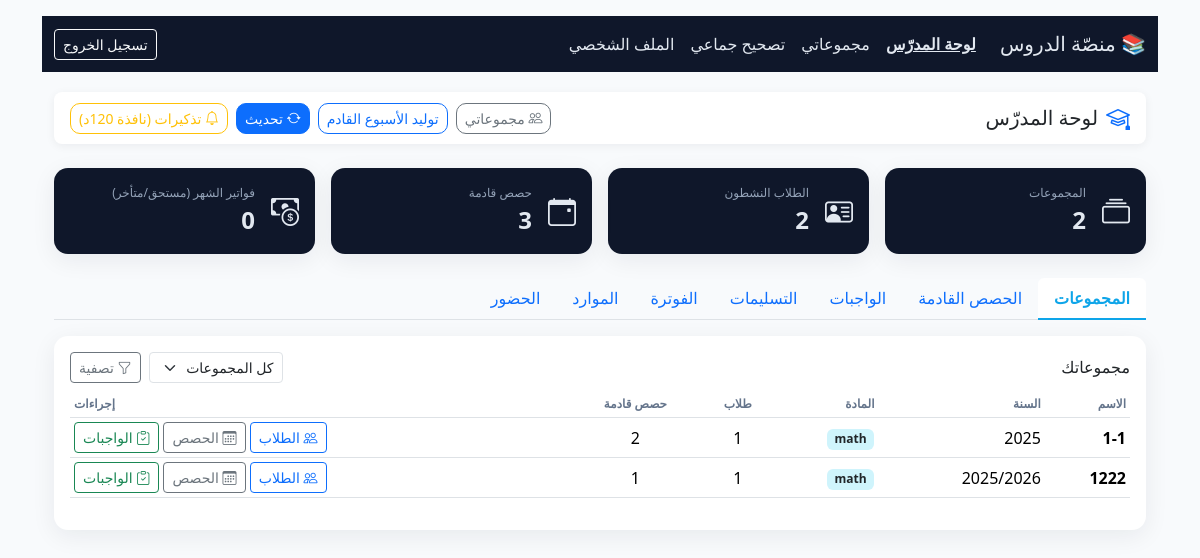
Page /dashboard/ (signed in) on the earlier database version.
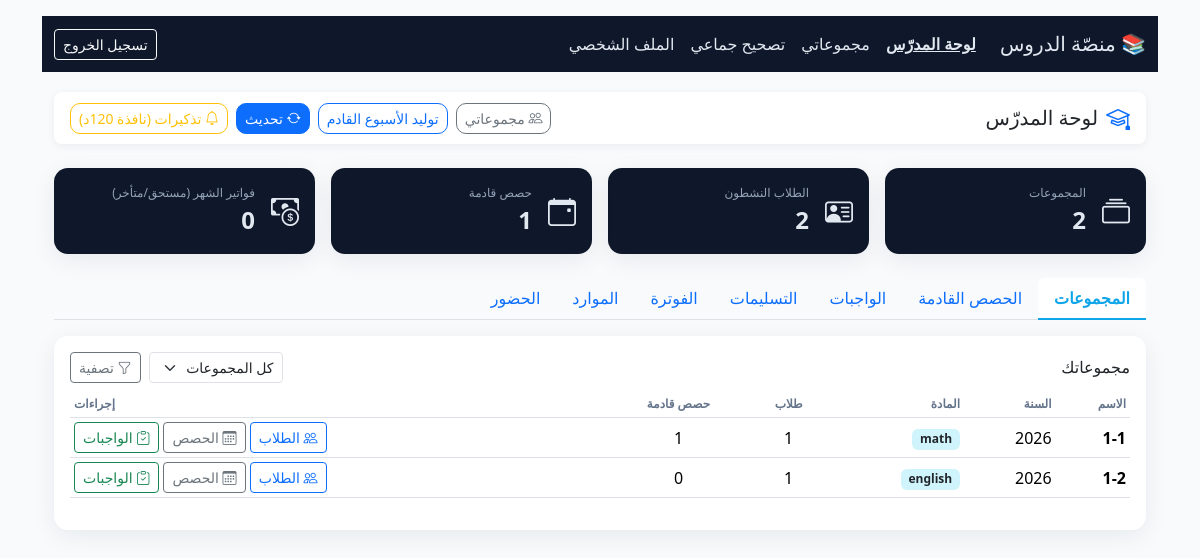
Same page on the later database version.
### core/models.py (models this page shows, shortened)
class Group(models.Model):
    class Grade(models.TextChoices):
        G1 = "G1", _("الصف 1 الابتدائي")
        G2 = "G2", _("الصف 2 الابتدائي")
        G3 = "G3", _("الصف 3 الابتدائي  ")
        G4 = "G4", _("الصف 4 الابتدائي")
        G5 = "G5", _("الصف 5 الابتدائي")
        G6 = "G6",_("الصف 1 الاعدادي")
        G7 = "G7", _("الصف 2 الاعدادي")
        G8 = "G8", _("الصف 3 الاعدادي")
        G9 = "G9", _("الصف 1 الثانوي")
        G10 = "G10",_("الصف 2 الثانوي")
        G11 = "G11", _("الصف 3 الثانوي")
        OTHER = "OTHER", _("أخرى")
    academic_year = models.ForeignKey(
        AcademicYear,
        on_delete=models.CASCADE,
        related_name="groups",
        verbose_name=_("السنة الدراسية"),
    )
    name = models.CharField(_("اسم المجموعة"), max_length=100)
    grade = models.CharField(_("الصف الدراسي"), max_length=10, choices=Grade.choices)
    capacity = models.PositiveIntegerField(_("السعة"), default=30)
    teacher = models.ForeignKey(
        TeacherProfile,
        on_delete=models.PROTECT,
        related_name="teachergroups",
        verbose_name=_("المدرّس"),
    )
    subject = models.ForeignKey(
        Subject,
        on_delete=models.PROTECT,
        null=False,
        blank=False,
        related_name="groupssubject",
        verbose_name=_("المادة (افتراضي)"),
    )
    note = models.TextField(_("ملاحظات"), blank=True)
    class Meta:
        verbose_name = _("مجموعة")
        verbose_name_plural = _("مجموعات")
        unique_together = ("academic_year", "name")

class AcademicYear(models.Model):
    name = models.CharField(_("اسم السنة"), max_length=50)  # مثال: 2025/2026
    start_date = models.DateField(_("تاريخ البداية"))
    end_date = models.DateField(_("تاريخ النهاية"))
    is_active = models.BooleanField(_("مفعّلة؟"), default=True)
    class Meta:
        verbose_name = _("سنة دراسية")
        verbose_name_plural = _("سنوات دراسية")
        unique_together = ("name", "start_date", "end_date")

class Subject(models.Model):
    name = models.CharField(_("اسم المادة"), max_length=100, unique=True)
    is_active = models.BooleanField(_("مفعّلة"), default=True)
    color = models.CharField(
        _("لون اختياري (hex)"), max_length=7, blank=True
    )  # مثل #0ea5e9
    class Meta:
        verbose_name = _("مادة")
        verbose_name_plural = _("مواد")
        ordering = ["name"]

### core/views.py (the view)
    @login_required
    def _wrapped(request, *args, **kwargs):
        teacher = _get_teacher(request.user)
        if not teacher:
            return redirect("/admin/")
        request.teacher = teacher
        return view_func(request, *args, **kwargs)

### core/context_processors.py (called while the page is built)
def user_roles(request):
    u = getattr(request, "user", None)
    return {
        "is_auth": bool(u and u.is_authenticated),
        "is_teacher": bool(u and u.is_authenticated and hasattr(u, "teacherprofile")),
        "is_parent": bool(u and u.is_authenticated and hasattr(u, "parent_profile")),
        "is_student": bool(u and u.is_authenticated and hasattr(u, "student_profile")),
    }

### core/queries.py (called while the page is built)
def attendance_window_q(date_from: date, date_to: date):
    q = Q()
    if date_from:
        q &= Q(session__date__gte=date_from)
    if date_to:
        q &= Q(session__date__lte=date_to)
    return q

def pct(num, den):
    if not den:
        return 0
    return round((num / den) * 100, 2)

### core/templatetags/misc.py (called while the page is built)
@register.filter
def get_item(d, key):
    try:
        return d.get(key)
    except Exception:
        return None

### core/views.py (called while the page is built)
def paginate(request, qs, per_page=10, page_param="page"):
    pg = Paginator(qs, per_page)
    return pg.get_page(request.GET.get(page_param))

def _get_teacher(user):
    try:
        return TeacherProfile.objects.get(user=user)
    except TeacherProfile.DoesNotExist:
        return None

### core/templates/core/teacher_dashboard.html (shortened to what the changed rows need)
{% extends "base.html" %}
{% load querystring %}
{% load misc %}
{% block content %}
<!doctype html>
<html lang="ar" dir="rtl">
<head>
<link href="https://cdn.jsdelivr.net/npm/bootstrap@5.3.3/dist/css/bootstrap.rtl.min.css" rel="stylesheet">
<link href="https://cdn.jsdelivr.net/npm/bootstrap-icons@1.11.3/font/bootstrap-icons.css" rel="stylesheet">
</head>
<body class="container py-3">
  <div class="toolbar rounded-3 px-3 py-2 mb-4">
    <div class="d-flex justify-content-between align-items-center">
      <div class="d-flex align-items-center gap-2">
        <h1 class="h5 m-0">لوحة المدرّس</h1>
      </div>
    </div>
  </div>
  <div class="row g-3 mb-4">
    <div class="col-6 col-lg-3">
      <div class="kpi d-flex align-items-center gap-3">
        <div><div class="lbl">حصص قادمة</div><div class="num">{{ upcoming_count }}</div></div>
      </div>
    </div>
  </div>
  <div class="tab-content">
    <div class="tab-pane fade show active" id="tab-groups">
      <div class="card p-3">
        {% if groups %}
        <div class="table-responsive">
          <table class="table table-sm align-middle">
            <thead><tr>
              <th>الاسم</th><th>السنة</th><th>المادة</th>
              <th class="text-center">طلاب</th>
              <th class="text-center">حصص قادمة</th>
              <th class="text-end">إجراءات</th>
            </tr></thead>
            <tbody>
              {% for g in groups %}
              <tr>
                <td class="fw-semibold">{{ g.name }}</td>
                <td>{% if g.academic_year %}{{ g.academic_year.name }}{% else %}<span class="text-muted">—</span>{% endif %}</td>
                <td>{% if g.subject %}<span class="badge bg-info-subtle text-dark">{{ g.subject.name }}</span>{% else %}<span class="text-muted">—</span>{% endif %}</td>
                <td class="text-center">{{ enroll_counts|get_item:g.id|default:"0" }}</td>
                <td class="text-center">{{ sess_counts|get_item:g.id|default:"0" }}</td>
                <td class="text-end">
                  <a class="btn btn-sm btn-outline-primary" href="{% url 'core:group_students' g.id %}"><i class="bi bi-people"></i> الطلاب</a>
                  <a class="btn btn-sm btn-outline-secondary" href="{% url 'core:sessions_list' g.id %}"><i class="bi bi-calendar3"></i> الحصص</a>
                  <a class="btn btn-sm btn-outline-success" href="{% url 'core:assignments_list' g.id %}"><i class="bi bi-clipboard-check"></i> الواجبات</a>
                </td>
              </tr>
              {% endfor %}
            </tbody>
          </table>
        </div>
        {% else %}
          <div class="empty"><i class="bi bi-inboxes fs-3 d-block mb-2"></i> لا توجد مجموعات.</div>
        {% endif %}
      </div>
    </div>
  </div>
</body></html>
{% endblock %}

Differences in the rows shown:
removed Group: name "1222", academic_year.name "2025/2026", subject.name "math", id "1"
changed Group "math": academic_year.name "2025" → "2026"; id "2" → "1"
now on this page (row edited): Group: name "1-2", academic_year.name "2026", subject.name "english", id "1", id "0"
Other differences:
{{ upcoming_count }}: "3" → "1"
